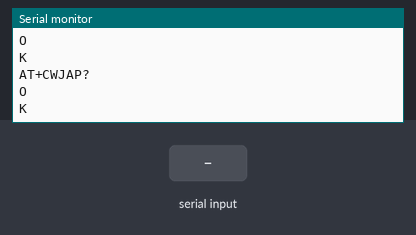
Simulated run of this sketch. Board: ESP8266 (NodeMCU). On the bench: the last lines printed to the serial monitor. The test bench sets the inputs (shaded band). The modem accepts every AT command (registered, SIM ready, sends succeed) and sends nothing else.

Above: at 8.3 s.
8.4 s: "1" received over the second serial link
At 9.1 s:
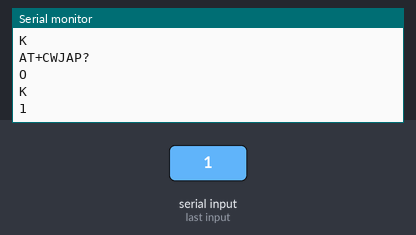
9.9 s: "0" received over the second serial link
At 10.3 s:
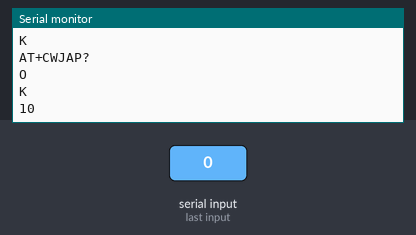

The sketch:

ESP8266_Basic_Connection.ino
```cpp
/*
 Name:		ESP8266_Basic_Connection.ino
 Created:	11/3/2016 7:38:13 PM
 Author:	Tim Harry
*/
#include <SoftwareSerial.h>
#include <string.h>

SoftwareSerial esp8266(2, 3); //setups a UART comport with pin 2 as RX. pin 3 as TX.

//static variables
String ssid = "\"riversedge\"";
String pwd = "\"riversedge\"";

void sendCmd(String in, int x = 50)
{
	Serial.println(in);
	esp8266.println(in.c_str());
	esp8266.flush();
	delay(x);
}

// the setup function runs once when you press reset or power the board
void setup()
{
	//Setup arduino serial connection
	Serial.begin(9600);
	while (!Serial)
	{
		//waits for the serial port to actually make a connection
	}
	Serial.println("Arduino connection is successful.");

	//Setup esp8266 port
	esp8266.begin(9600);
	Serial.println("Resetting module...");
	sendCmd("AT+RST", 2000);
	while (esp8266.available() || Serial.available())
	{
		Serial.println(char(esp8266.read()));
		esp8266.println(char(Serial.read()));
	}

	if (esp8266.find("OK"))
	{
		delay(5000);
		Serial.println("Module is ready");
	}
	Serial.println("Setting mode to client and AP");
	sendCmd("AT+CWMODE=3");
	while (esp8266.available() || Serial.available())
	{
		Serial.println(char(esp8266.read()));
		esp8266.println(char(Serial.read()));
	}
	Serial.println("Connecting to router...");
	String connect = "AT+CWJAP=" + ssid + "," + pwd;
	sendCmd(connect, 3000);
	while (esp8266.available() || Serial.available())
	{
		Serial.println(char(esp8266.read()));
		esp8266.println(char(Serial.read()));
	}

	sendCmd("AT+CWJAP?");
	while (esp8266.available() || Serial.available())
	{
		Serial.println(char(esp8266.read()));
		esp8266.println(char(Serial.read()));
	}
	char* wifiName = const_cast<char *>(ssid.substring(1, ssid.length() - 1).c_str());
	if (esp8266.find("OK"))
		Serial.println("Wifi is connected.");

	esp8266.flush();

}

// the loop function runs over and over again until power down or reset
void loop()
{
	if (esp8266.available())
		Serial.write(esp8266.read());
	if (Serial.available())
		esp8266.write(Serial.read());

}
```

Measured:
- after the input at 8.4 s, the serial monitor: prints a new line at once (image 1)
- after the input at 9.9 s, the serial monitor: prints a new line at once (image 2)
